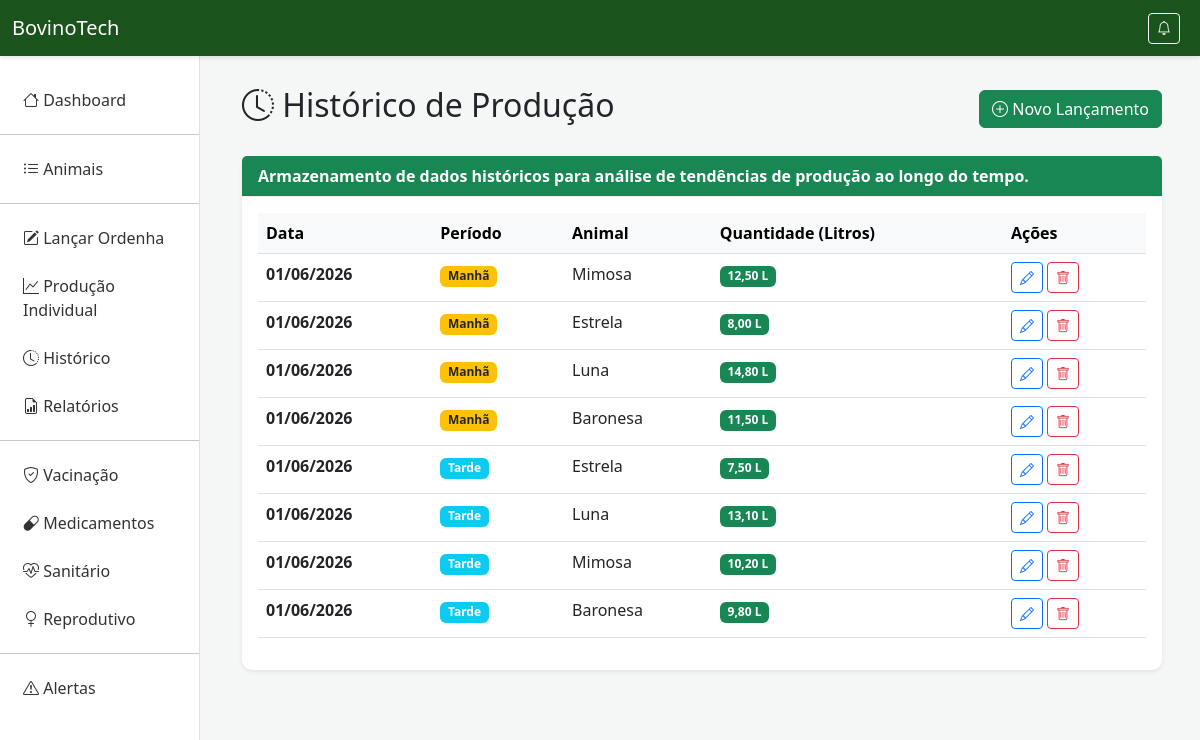
Page /historico-producao/ on the committed database.
### producao/models.py (models this page shows, shortened)
class ProducaoLeite(models.Model):
    PERIODO_CHOICES = [('M', 'Manhã'), ('T', 'Tarde')]
    animal = models.ForeignKey(Animal, on_delete=models.CASCADE, related_name='producoes')
    data = models.DateField(verbose_name="Data da Coleta")
    periodo = models.CharField(max_length=1, choices=PERIODO_CHOICES, verbose_name="Período", default='M')
    quantidade_litros = models.DecimalField(max_digits=10, decimal_places=2, verbose_name="Quantidade (Litros)")

class Animal(models.Model):
    SEXO_CHOICES = [('M', 'Macho'), ('F', 'Fêmea')]
    identificacao = models.CharField(max_length=100, unique=True, verbose_name="Brinco/Nome")
    raca = models.CharField(max_length=100, verbose_name="Raça")
    data_nascimento = models.DateField(verbose_name="Data de Nascimento")
    sexo = models.CharField(max_length=1, choices=SEXO_CHOICES, verbose_name="Sexo")

### producao/views.py (the view)
# urls.py: path('historico-producao/', views.historico_producao, name='historico_producao'),
def historico_producao(request):
    animal_id = request.GET.get('animal')
    if animal_id:
        historico = ProducaoLeite.objects.filter(animal_id=animal_id, animal__sexo='F').order_by('-data')
    else:
        historico = ProducaoLeite.objects.filter(animal__sexo='F').order_by('-data')
    return render(request, 'historico_producao.html', {'historico': historico})

### producao/templates/historico_producao.html (shortened to what this page needs)
{% extends 'base.html' %}
{% block content %}
<div class="d-flex justify-content-between align-items-center mb-4">
    <h2><i class="bi bi-clock-history"></i> Histórico de Produção</h2>
    <a href="{% url 'lancar_producao' %}" class="btn btn-success"><i class="bi bi-plus-circle"></i> Novo Lançamento</a>
</div>
<div class="card shadow-sm">
    <div class="card-header bg-success text-white">
        <p class="mb-0">Armazenamento de dados históricos para análise de tendências de produção ao longo do tempo.</p>
    </div>
    <div class="card-body">
        {% if historico %}
        <table class="table table-hover">
            <thead class="table-light">
                <tr>
                    <th>Data</th>
                    <th>Período</th>
                    <th>Animal</th>
                    <th>Quantidade (Litros)</th>
                    <th>Ações</th>
                </tr>
            </thead>
            <tbody>
                {% for registro in historico %}
                <tr>
                    <td><strong>{{ registro.data|date:"d/m/Y" }}</strong></td>
                    <td>
                        {% if registro.periodo == 'M' %}
                            <span class="badge bg-warning text-dark">Manhã</span>
                        {% else %}
                            <span class="badge bg-info">Tarde</span>
                        {% endif %}
                    </td>
                    <td>{{ registro.animal.identificacao }}</td>
                    <td>
                        <span class="badge bg-success">{{ registro.quantidade_litros }} L</span>
                    </td>
                    <td>
                        <a href="{% url 'editar_producao' registro.pk %}" class="btn btn-sm btn-outline-primary" title="Editar"><i class="bi bi-pencil"></i></a>
                        <a href="{% url 'deletar_producao' registro.pk %}" class="btn btn-sm btn-outline-danger" title="Deletar"><i class="bi bi-trash"></i></a>
                    </td>
                </tr>
                {% endfor %}
            </tbody>
        </table>
        {% else %}
        <div class="alert alert-info" role="alert">
            <i class="bi bi-info-circle"></i> Nenhum registro de produção encontrado. <a href="{% url 'lancar_producao' %}">Clique aqui para lançar uma ordenha.</a>
        </div>
        {% endif %}
    </div>
</div>
{% endblock %}

### producao/templates/base.html (style rules this page uses)
* { margin: 0; padding: 0; box-sizing: border-box; }
body { background-color: #f4f7f6; font-family: 'Segoe UI', Tahoma, Geneva, Verdana, sans-serif; }
.card { border: none; border-radius: 10px; box-shadow: 0 4px 6px rgba(0,0,0,0.05); }
.card-header { background: white; border-bottom: 1px solid #eee; font-weight: bold; }

### rows in the picture
ProducaoLeite: data "01/06/2026", periodo "Manhã", animal.identificacao "Mimosa", quantidade_litros "12,50"
ProducaoLeite: data "01/06/2026", periodo "Manhã", animal.identificacao "Estrela", quantidade_litros "8,00"
ProducaoLeite: data "01/06/2026", periodo "Manhã", animal.identificacao "Luna", quantidade_litros "14,80"
ProducaoLeite: data "01/06/2026", periodo "Manhã", animal.identificacao "Baronesa", quantidade_litros "11,50"
ProducaoLeite: data "01/06/2026", periodo "Tarde", animal.identificacao "Estrela", quantidade_litros "7,50"
ProducaoLeite: data "01/06/2026", periodo "Tarde", animal.identificacao "Luna", quantidade_litros "13,10"
ProducaoLeite: data "01/06/2026", periodo "Tarde", animal.identificacao "Mimosa", quantidade_litros "10,20"
ProducaoLeite: data "01/06/2026", periodo "Tarde", animal.identificacao "Baronesa", quantidade_litros "9,80"
